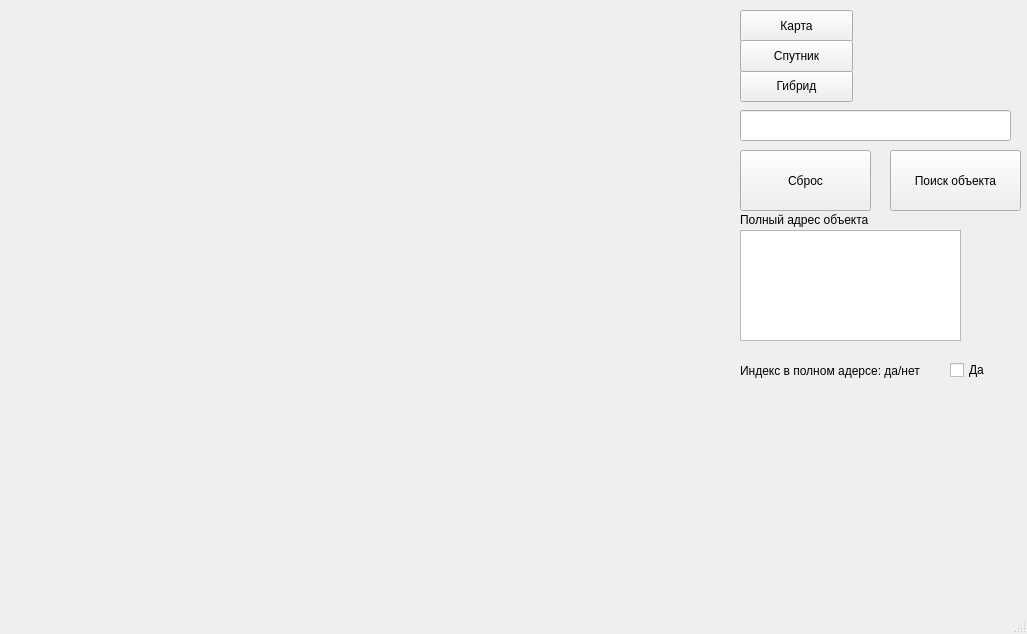
<?xml version="1.0" encoding="UTF-8"?>
<ui version="4.0">
 <class>MainWindow</class>
 <widget class="QMainWindow" name="MainWindow">
  <property name="geometry">
   <rect>
    <x>0</x>
    <y>0</y>
    <width>1027</width>
    <height>634</height>
   </rect>
  </property>
  <property name="sizePolicy">
   <sizepolicy hsizetype="Preferred" vsizetype="Preferred">
    <horstretch>0</horstretch>
    <verstretch>0</verstretch>
   </sizepolicy>
  </property>
  <property name="windowTitle">
   <string>MainWindow</string>
  </property>
  <widget class="QWidget" name="centralwidget">
   <widget class="QLabel" name="map_image">
    <property name="geometry">
     <rect>
      <x>9</x>
      <y>5</y>
      <width>701</width>
      <height>601</height>
     </rect>
    </property>
    <property name="text">
     <string/>
    </property>
   </widget>
   <widget class="QPushButton" name="map_Button">
    <property name="geometry">
     <rect>
      <x>740</x>
      <y>10</y>
      <width>113</width>
      <height>32</height>
     </rect>
    </property>
    <property name="text">
     <string>Карта</string>
    </property>
   </widget>
   <widget class="QPushButton" name="hybrid_button">
    <property name="geometry">
     <rect>
      <x>740</x>
      <y>70</y>
      <width>113</width>
      <height>32</height>
     </rect>
    </property>
    <property name="text">
     <string>Гибрид</string>
    </property>
   </widget>
   <widget class="QPushButton" name="sat_button">
    <property name="geometry">
     <rect>
      <x>740</x>
      <y>40</y>
      <width>113</width>
      <height>32</height>
     </rect>
    </property>
    <property name="text">
     <string>Спутник</string>
    </property>
   </widget>
   <widget class="QLineEdit" name="lineEdit">
    <property name="geometry">
     <rect>
      <x>740</x>
      <y>110</y>
      <width>271</width>
      <height>31</height>
     </rect>
    </property>
   </widget>
   <widget class="QPushButton" name="clear_button">
    <property name="geometry">
     <rect>
      <x>740</x>
      <y>150</y>
      <width>131</width>
      <height>61</height>
     </rect>
    </property>
    <property name="text">
     <string>Сброс</string>
    </property>
   </widget>
   <widget class="QTextEdit" name="textEdit">
    <property name="geometry">
     <rect>
      <x>740</x>
      <y>230</y>
      <width>221</width>
      <height>111</height>
     </rect>
    </property>
   </widget>
   <widget class="QLabel" name="label">
    <property name="geometry">
     <rect>
      <x>740</x>
      <y>210</y>
      <width>221</width>
      <height>20</height>
     </rect>
    </property>
    <property name="text">
     <string>Полный адрес объекта</string>
    </property>
   </widget>
   <widget class="QLabel" name="label_2">
    <property name="geometry">
     <rect>
      <x>740</x>
      <y>350</y>
      <width>211</width>
      <height>41</height>
     </rect>
    </property>
    <property name="text">
     <string>Индекс в полном адерсе: да/нет</string>
    </property>
   </widget>
   <widget class="QCheckBox" name="checkBox">
    <property name="geometry">
     <rect>
      <x>950</x>
      <y>360</y>
      <width>87</width>
      <height>20</height>
     </rect>
    </property>
    <property name="text">
     <string>Да</string>
    </property>
   </widget>
   <widget class="QPushButton" name="find_button">
    <property name="geometry">
     <rect>
      <x>890</x>
      <y>150</y>
      <width>131</width>
      <height>61</height>
     </rect>
    </property>
    <property name="text">
     <string>Поиск объекта</string>
    </property>
   </widget>
  </widget>
  <widget class="QStatusBar" name="statusbar"/>
 </widget>
 <resources/>
 <connections/>
</ui>
